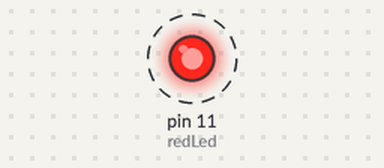
Recording of a sketch running on a simulated Arduino Uno, built with avr-gcc and run on an emulated ATmega328P. Shown: output pins drawn as LEDs (lit = HIGH). Dashed ring = blinking.

Above: at 0.2 s.
Timing chart, 0 to 3.0 s (numbered marks = the images above):
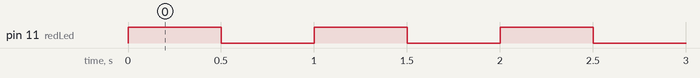

Measured:
- by itself, pin 11 (redLed): alternates HIGH for 0.50 s and LOW for 0.50 s

The sketch:

blink.ino
```cpp
/*
blink
The goal of this program is to use the
digitalWrite command to make the LED blink in
the way that it will turn on for a second
and turn the LED off for a second, this
action will be repeated
*/
int redLed=11;   //red LED number pin (11)

void setup() {
  // initialize digital pin redLed as an output.
  pinMode(redLed, OUTPUT);
}

void loop() {
  digitalWrite(redLed, HIGH);// turn the red LED on
  delay(500);  // wait for half second
  digitalWrite(redLed, LOW); // turn the red LED off
  delay(500);  // wait for half second
}
```
